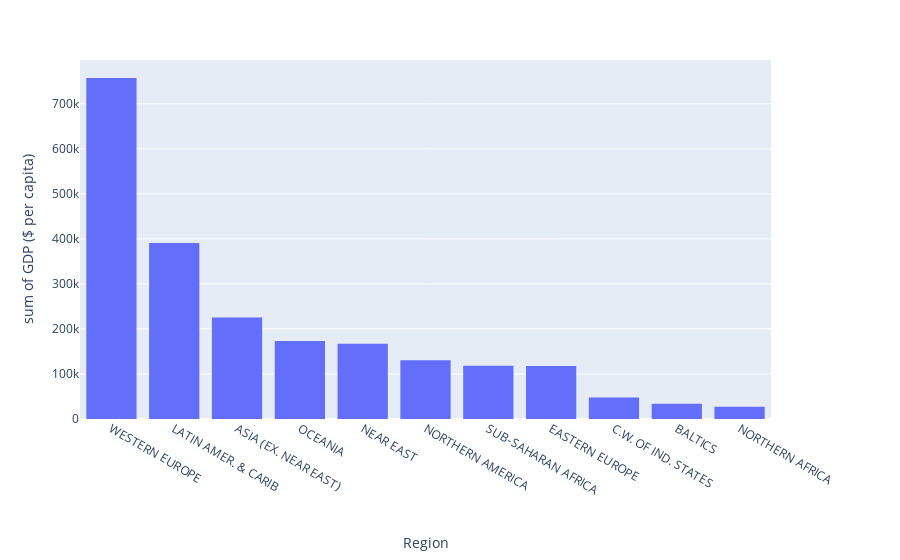

Here is the notebook cell this chart was saved with:
### Markdown cell above
**TASK: Now let's explore GDP and Regions. Create a bar chart showing the mean GDP per Capita per region (recall the black bar represents std).**

### Code cell
fig = px.histogram(df,x='Region',y='GDP ($ per capita)').update_xaxes(categoryorder='total descending')
fig.show()

### Figure 1 — Plotly figure (JSON) as saved in the notebook; plotly's stock layout.template omitted (floating-point values rounded to 4 significant figures; data arrays with more than 128 entries replaced by an {"elided": "..."} marker saying what was removed)
{"data": [{"alignmentgroup": "True", "bingroup": "x", "histfunc": "sum", "hovertemplate": "Region=%{x}<br>sum of GDP ($ per capita)=%{y}<extra></extra>", "legendgroup": "", "marker": {"color": "#636efa", "pattern": {"shape": ""}}, "name": "", "offsetgroup": "", "orientation": "v", "showlegend": false, "type": "histogram", "x": {"elided": "227 str values"}, "xaxis": "x", "y": {"elided": "227 int values"}, "yaxis": "y"}], "layout": {"barmode": "relative", "legend": {"tracegroupgap": 0}, "margin": {"t": 60}, "xaxis": {"anchor": "y", "categoryorder": "total descending", "domain": [0, 1], "title": {"text": "Region"}}, "yaxis": {"anchor": "x", "domain": [0, 1], "title": {"text": "sum of GDP ($ per capita)"}}}}
